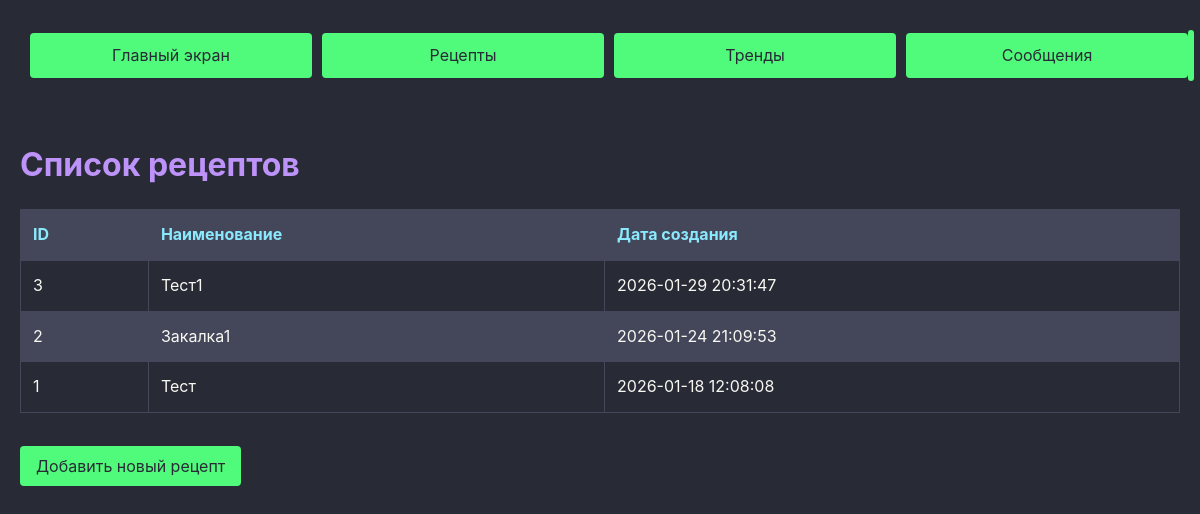
Page /recipes/ on the earlier database version.
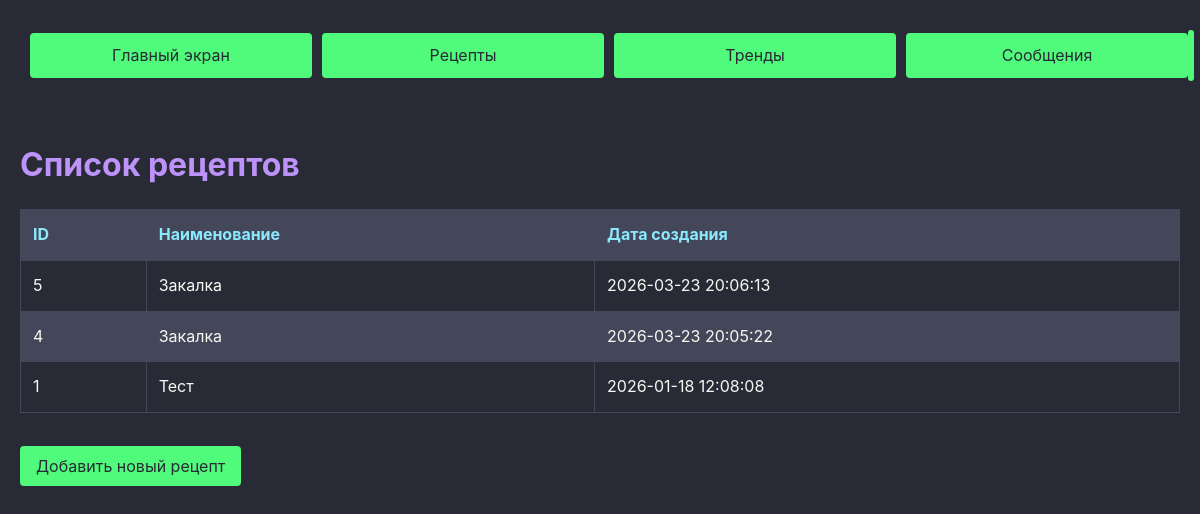
Same page on the later database version.
### vars/models.py (models this page shows, shortened)
class Recipe(models.Model):
    name = models.CharField(max_length=50 )
    created_at = models.DateTimeField(auto_now_add=True)
    updated_at = models.DateTimeField(auto_now=True)
    var1 = models.FloatField()
    var2 = models.IntegerField()
    var3 = models.BooleanField(default=True)
    class Meta:
        ordering = ['-created_at']

### vars/views.py (the view)
# urls.py: path('', index, name='recipe_list'),
def index(request):
    template = loader.get_template('vars/index.html')
    recipes = Recipe.objects.order_by('-created_at')
    context = {'recipes': recipes}
    return HttpResponse(template.render(context, request))

### vars/templates/vars/index.html (shortened to what this page needs)
{% extends "base.html" %}
{% load static %}
{% block content %}
        <h1>Список рецептов</h1>
        <table class="recipe-table">
        <thead>
            <tr>
            <th>ID</th>
            <th>Наименование</th>
            <th>Дата создания</th>
            </tr>
        </thead>
        <tbody>
            {% for recipe in recipes %}
            <tr>
            <td>{{ recipe.id }}</td>
            <td>{{ recipe.name }}</td>
            <td>{{ recipe.created_at|date:"Y-m-d H:i:s" }}</tdS>
            </tr>
            {% endfor %}
        </tbody>
        </table>
<a href="{% url 'add_new' %}" class="btn">Добавить новый рецепт</a>
{% endblock %}

### vars/templates/base.html (shortened to what this page needs)
{% load static %}
<!DOCTYPE html>
<html>
    <head>
        <link rel="stylesheet" href="{%static 'vars/css/dracula.css' %}">
    </head>
    <body>
        <div class="header-container">
            <div class="button-group">
                <a href="{% url 'realtime' %}" class="link">Главный экран</a>
                <a href="{% url 'recipe_list' %}" class="link">Рецепты</a>
                <a href="{% url 'trends' %}" class="link">Тренды</a>
                <a href="{% url 'message' %}" class="link">Сообщения</a>
            </div>
            <div class="user-info">
            </div>
        </div>
        <div id="content">
            {% block content %} {% endblock %}
        </div>
    </body>
</html>

### vars/static/vars/css/dracula.css (style rules this page uses)
:root { --dracula-background: #282a36; --dracula-current-line: #44475a; --dracula-selection: #44475a; --dracula-foreground: #f8f8f2; --dracula-comment: #6272a4; --dracula-cyan: #8be9fd; --dracula-green: #50fa7b; --dracula-orange: #ffb86c; --dracula-pink: #ff79c6; --dracula-purple: #bd93f9; --dracula-red: #ff5555; --dracula-yellow: #f1fa8c; --table_width: 600px; }
body { background-color: var(--dracula-background); color: var(--dracula-foreground); font-family: -apple-system, BlinkMacSystemFont, "Segoe UI", Roboto, "Helvetica Neue", Arial, "Noto Sans", sans-serif; margin: 0; padding: 20px; line-height: 1.6; }
h1, h2, h3, h4, h5, h6 { color: var(--dracula-purple); margin-top: 1.5em; margin-bottom: 0.5em; }
a { color: var(--dracula-cyan); text-decoration: none; transition: color 0.3s; }
button, a.btn, a.btn_show, a.btn_edit,a.btn_delete { background-color: var(--dracula-green); color: var(--dracula-background); border: none; padding: 10px 16px; border-radius: 4px; cursor: pointer; font-size: 1rem; transition: background-color 0.3s, transform 0.1s; width: 250px; height: 50px; }
a.link { text-align: center; background-color: var(--dracula-green); color: var(--dracula-background); border: none; padding: 10px 16px; border-radius: 4px; cursor: pointer; font-size: 1rem; transition: background-color 0.3s, transform 0.1s; width: 250px; }
table { width: 100%; border-collapse: collapse; margin: 1.2em 0; }
table th, table td { border: 1px solid var(--dracula-selection); padding: 12px; text-align: left; }
table th { background-color: var(--dracula-current-line); color: var(--dracula-cyan); }
table tr:nth-child(even) { background-color: var(--dracula-selection); }
.button-group { display: flex; gap: 10px; }
.header-container { display: flex; justify-content: space-between; align-items: center; padding: 10px; }
.user-info { font-size: 14px; width: 300px; text-align: center; border-radius: 4px; font-size: 1rem; transition: background-color 0.3s, transform 0.1s; height: 45px; border-width:medium; border-color:var(--dracula-green); border-style:solid; }

Differences in the rows shown:
removed Recipe: id "3", name "Тест1", created_at "2026-01-29 20:31:47"
removed Recipe: id "2", name "Закалка1", created_at "2026-01-24 21:09:53"
added Recipe: id "5", name "Закалка", created_at "2026-03-23 20:06:13"
added Recipe: id "4", name "Закалка", created_at "2026-03-23 20:05:22"
